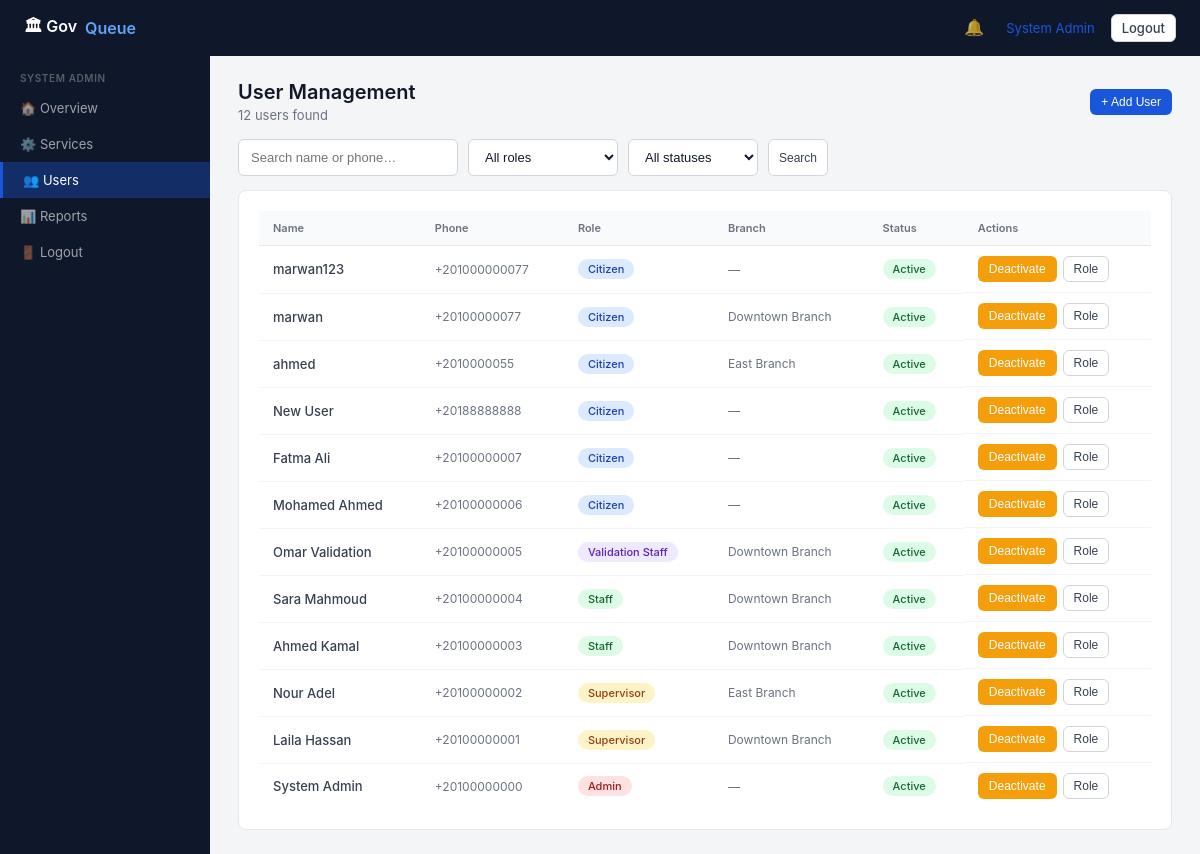
The app's page /admin/users (signed in) with its own data.
### tables this page shows
CREATE TABLE user (
    id INTEGER PRIMARY KEY AUTOINCREMENT,
    full_name TEXT NOT NULL,
    phone TEXT NOT NULL UNIQUE,
    password_hash TEXT NOT NULL,
    national_id TEXT,
    role TEXT NOT NULL DEFAULT 'citizen',  -- guest,citizen,staff,validation_staff,supervisor,admin
    preferred_language TEXT DEFAULT 'en',
    is_active INTEGER DEFAULT 1,
    branch_id INTEGER REFERENCES branch(id)
);

CREATE TABLE branch (
    id INTEGER PRIMARY KEY AUTOINCREMENT,
    organization_id INTEGER NOT NULL REFERENCES organization(id),
    name TEXT NOT NULL,
    address TEXT,
    phone TEXT,
    working_hours TEXT DEFAULT '08:00-16:00',
    grace_period_minutes INTEGER DEFAULT 15,
    is_active INTEGER DEFAULT 1
);

### app.py (the view, shortened to what this page needs)
@app.route('/admin/users', methods=['GET','POST'])
@login_required
@role_required('admin')
def admin_users():
    search = request.args.get('search','')
    role_f = request.args.get('role','')
    status_f = request.args.get('status','')
    where = "WHERE 1=1"
    args = []
    if search:
        where += " AND (u.full_name LIKE ? OR u.phone LIKE ?)"
        args += [f'%{search}%', f'%{search}%']
    if role_f:
        where += " AND u.role=?"
        args.append(role_f)
    if status_f == 'active':
        where += " AND u.is_active=1"
    elif status_f == 'inactive':
        where += " AND u.is_active=0"
    users = query(f"""SELECT u.*, b.name as branch_name FROM user u
                      LEFT JOIN branch b ON u.branch_id=b.id
                      {where} ORDER BY u.id DESC""", args)
    branches = query("SELECT id, name FROM branch WHERE is_active=1")
    return render_template('admin/users.html', users=users, branches=branches,
                           search=search, role_f=role_f, status_f=status_f,
                           user=current_user(), unread=unread_count())

### app.py (called while the page is built)
def login_required(f):
    @wraps(f)
    def decorated(*args, **kwargs):
        if 'user_id' not in session:
            return redirect(url_for('login'))
        return f(*args, **kwargs)
    return decorated

def role_required(*roles):
    def decorator(f):
        @wraps(f)
        def decorated(*args, **kwargs):
            if session.get('role') not in roles:
                flash("Access denied.", "error")
                return redirect(url_for('index'))
            return f(*args, **kwargs)
        return decorated
    return decorator

def current_user():
    if 'user_id' not in session:
        return None
    return query("SELECT * FROM user WHERE id=?", (session['user_id'],), one=True)

def unread_count():
    if 'user_id' not in session:
        return 0
    r = query("SELECT COUNT(*) as c FROM notification WHERE user_id=? AND is_read=0", (session['user_id'],), one=True)
    return r['c'] if r else 0

@app.context_processor
def inject_globals():
    return {'unread': unread_count()}

### db.py (called while the page is built)
def get_db():
    conn = sqlite3.connect(DB_PATH)
    conn.row_factory = sqlite3.Row
    conn.execute("PRAGMA foreign_keys = ON")
    return conn

def query(sql, args=(), one=False):
    conn = get_db()
    cur = conn.execute(sql, args)
    rv = cur.fetchall()
    conn.close()
    return (rv[0] if rv else None) if one else rv

### templates/admin/users.html (shortened to what this page needs)
{% extends 'base.html' %}
{% block content %}
<div class="with-sidebar">
  <div class="sidebar">
    <div class="sidebar-section">
      <div class="sidebar-lbl">System Admin</div>
      <a href="/admin" class="sidebar-item">🏠 Overview</a>
      <a href="/admin/services" class="sidebar-item">⚙️ Services</a>
      <a href="/admin/users" class="sidebar-item active">👥 Users</a>
      <a href="/admin/reports" class="sidebar-item">📊 Reports</a>
      <a href="/logout" class="sidebar-item">🚪 Logout</a>
    </div>
  </div>
  <div class="main-area">
    <div class="flex-between mb-4">
      <div class="page-header" style="margin:0"><h2>User Management</h2><p>{{ users|length }} users found</p></div>
      <button class="btn btn-primary btn-sm" onclick="document.getElementById('create-form').style.display='block'">+ Add User</button>
    </div>
    <form method="GET" style="display:flex;gap:10px;margin-bottom:14px;flex-wrap:wrap">
      <input class="input" name="search" placeholder="Search name or phone…" value="{{ search }}" style="max-width:220px">
      <select class="input" name="role" style="max-width:150px" onchange="this.form.submit()">
        <option value="">All roles</option>
      </select>
      <select class="input" name="status" style="max-width:130px" onchange="this.form.submit()">
        <option value="">All statuses</option>
      </select>
      <button class="btn btn-secondary btn-sm">Search</button>
    </form>
    <div class="card">
      <div class="table-wrap">
        <table>
          <thead><tr><th>Name</th><th>Phone</th><th>Role</th><th>Branch</th><th>Status</th><th>Actions</th></tr></thead>
          <tbody>
            {% for u in users %}
            <tr>
              <td style="font-weight:500">{{ u.full_name }}</td>
              <td class="muted">{{ u.phone }}</td>
              <td><span class="tag {% if u.role == 'admin' %}tag-red{% elif u.role == 'supervisor' %}tag-amber{% elif u.role == 'citizen' %}tag-blue{% elif u.role == 'staff' %}tag-green{% else %}tag-purple{% endif %}">{{ u.role|replace('_',' ')|title }}</span></td>
              <td class="muted">{{ u.branch_name or '—' }}</td>
              <td><span class="tag {% if u.is_active %}tag-green{% else %}tag-gray{% endif %}">{% if u.is_active %}Active{% else %}Inactive{% endif %}</span></td>
              <td style="display:flex;gap:6px">
                <form method="POST">
                  <button class="btn btn-sm {% if u.is_active %}btn-warning{% else %}btn-success{% endif %}">
                    {% if u.is_active %}Deactivate{% else %}Activate{% endif %}
                  </button>
                </form>
                <button class="btn btn-sm btn-secondary" onclick="editRole({{ u.id }}, '{{ u.role }}', {{ u.branch_id or 'null' }})">Role</button>
              </td>
            </tr>
            {% endfor %}
          </tbody>
        </table>
      </div>
    </div>
  </div>
</div>
{% endblock %}

### templates/base.html (shortened to what this page needs)
<!DOCTYPE html>
<html lang="en">
<head>
</head>
<body>
<nav class="navbar">
  <a href="/" class="navbar-brand">🏛 Gov<span>Queue</span></a>
  <div class="navbar-right">
    {% if session.user_id %}
      <div class="notif-wrap" id="notif-wrap">
        <button type="button" class="notif-btn" id="notif-btn" aria-label="Notifications">
          🔔{% if unread > 0 %}<span class="notif-badge" id="notif-badge">{{ unread }}</span>{% endif %}
        </button>
      </div>
      <a href="/dashboard">{{ session.name }}</a>
      <a href="/logout" class="btn btn-sm btn-secondary">Logout</a>
    {% else %}
      <a href="/login">Login</a>
      <a href="/register" class="btn btn-sm btn-primary">Register</a>
    {% endif %}
  </div>
</nav>
{% block content %}{% endblock %}
</body>
</html>

### templates/base.html (style rules this page uses)
* { box-sizing:border-box;margin:0;padding:0 }
body { font-family:-apple-system,BlinkMacSystemFont,'Segoe UI',sans-serif;background:#f4f5f7;color:#1a1a2e;min-height:100vh }
a { color:#1a56db;text-decoration:none }
.navbar { background:#0f172a;padding:0 24px;height:56px;display:flex;align-items:center;justify-content:space-between }
.navbar-brand { color:#fff;font-size:16px;font-weight:600;display:flex;align-items:center;gap:8px }
.navbar-brand span { color:#60a5fa }
.navbar-right { display:flex;align-items:center;gap:16px }
.navbar-right a { color:rgba(96 165 250,.7);font-size:13px }
.btn { display:inline-flex;align-items:center;gap:6px;padding:7px 16px;border-radius:6px;font-size:13px;font-weight:500;cursor:pointer;border:1px solid transparent;transition:opacity .15s }
.btn-primary { background:#1a56db;color:#fff }
.btn-secondary { background:#fff;color:#374151;border-color:#d1d5db }
.btn-warning { background:#f59e0b;color:#fff }
.btn-sm { padding:5px 10px;font-size:12px }
.with-sidebar { display:flex;min-height:calc(100vh - 56px) }
.sidebar { width:210px;background:#0f172a;padding:0;flex-shrink:0 }
.sidebar-section { padding:12px 0 }
.sidebar-lbl { font-size:10px;font-weight:600;color:rgba(255,255,255,.3);padding:4px 20px 6px;text-transform:uppercase;letter-spacing:.06em }
.sidebar-item { display:flex;align-items:center;gap:10px;padding:10px 20px;font-size:13px;color:rgba(255,255,255,.6);cursor:pointer;transition:background .1s }
.sidebar-item.active { background:rgba(26,86,219,.35);color:#fff;border-left:3px solid #1a56db }
.main-area { flex:1;padding:24px 28px;overflow:auto }
.card { background:#fff;border:1px solid #e5e7eb;border-radius:8px;padding:20px }
.input { width:100%;padding:9px 12px;border:1px solid #d1d5db;border-radius:6px;font-size:13px;color:#111827;background:#fff }
select.input { cursor:pointer }
.table-wrap { overflow-x:auto }
table { width:100%;border-collapse:collapse;font-size:13px }
th { text-align:left;padding:10px 14px;font-size:11px;font-weight:600;color:#6b7280;border-bottom:1px solid #e5e7eb;background:#f9fafb }
td { padding:10px 14px;border-bottom:1px solid #f3f4f6;color:#374151 }
tr:last-child td { border-bottom:none }
.tag { display:inline-flex;align-items:center;padding:3px 10px;border-radius:20px;font-size:11px;font-weight:500 }
.tag-green { background:#dcfce7;color:#166534 }
.tag-red { background:#fee2e2;color:#991b1b }
.tag-blue { background:#dbeafe;color:#1e40af }
.tag-amber { background:#fef3c7;color:#92400e }
.tag-purple { background:#ede9fe;color:#5b21b6 }
.page-header { margin-bottom:20px }
.page-header h2 { font-size:20px;font-weight:600;color:#111827 }
.page-header p { font-size:13px;color:#6b7280;margin-top:3px }
.notif-wrap { position:relative }
.notif-btn { background:none;border:none;color:rgba(255,255,255,.7);font-size:16px;cursor:pointer;padding:4px 6px;border-radius:6px;line-height:1 }
.muted { color:#6b7280;font-size:12px }
.mb-4 { margin-bottom:16px }
.flex-between { display:flex;justify-content:space-between;align-items:center }

### records on screen
user: name "System Admin", full_name "System Admin", phone "+20100000000", role "Admin", branch_name "—", is_active "Active"
user: full_name "marwan123", phone "+201000000077", role "Citizen", branch_name "—", is_active "Active"
user: full_name "marwan", phone "+20100000077", role "Citizen", name "Downtown Branch", is_active "Active"
user: full_name "ahmed", phone "+2010000055", role "Citizen", name "East Branch", is_active "Active"
user: full_name "New User", phone "+20188888888", role "Citizen", branch_name "—", is_active "Active"
user: full_name "Fatma Ali", phone "+20100000007", role "Citizen", branch_name "—", is_active "Active"
user: full_name "Mohamed Ahmed", phone "+20100000006", role "Citizen", branch_name "—", is_active "Active"
user: full_name "Omar Validation", phone "+20100000005", role "Validation Staff", name "Downtown Branch", is_active "Active"
user: full_name "Sara Mahmoud", phone "+20100000004", role "Staff", name "Downtown Branch", is_active "Active"
user: full_name "Ahmed Kamal", phone "+20100000003", role "Staff", name "Downtown Branch", is_active "Active"
user: full_name "Nour Adel", phone "+20100000002", role "Supervisor", name "East Branch", is_active "Active"
user: full_name "Laila Hassan", phone "+20100000001", role "Supervisor", name "Downtown Branch", is_active "Active"

### other values on screen
{{ users|length }} "12"
